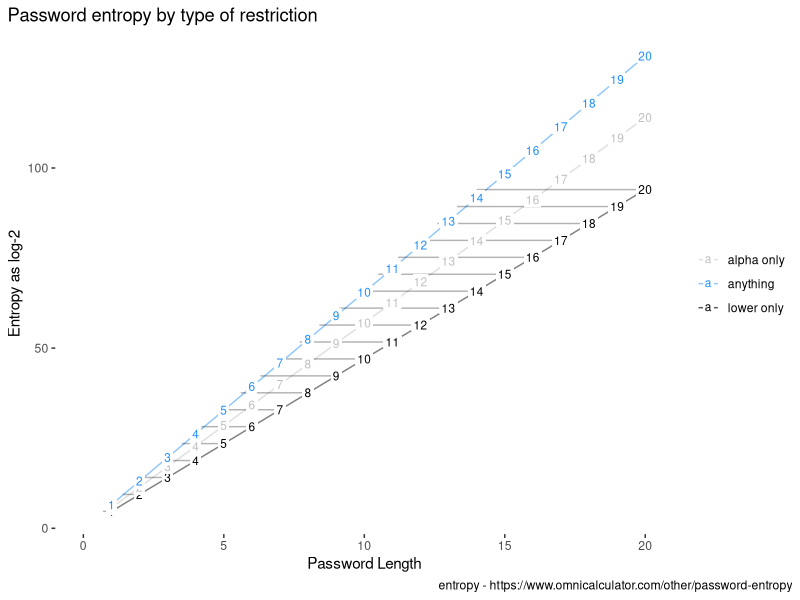

Reproduce this figure in R.
# It looks like  a complex password of length 10 has roughly the same entropy (log2(94^10) = 65) 
# as a letter-only password of length 11 (log2(52^12) = 63) 
# or a lowercase-only password of length 14 (log2(26^14) = 66). 
# Passphrases are made of words so the true entropy would be lower and a length of 16 probably makes up the difference

library(tidyverse)

n_lower <- 26
n_alpha <- 52
n_number <- 10
n_symbol <- 32
n_all <- (n_alpha + n_number + n_symbol)

res <- 
  tibble(
    type = c("lower only", "alpha only", "anything"),
    pool = c(n_lower, n_alpha, n_all),
    n = list(1:20)
  ) |> 
  unnest(n) |> 
  mutate(e = log2(pool^n)) |>  # entrphy
  print()

colors <- c(
  "anything" = "dodgerblue",
  "alpha only" = "grey75",
  "lower only" = "black"
)

res |> 
  ggplot(aes(n, e, fill = type, color = type)) +
  geom_line(
    #data = ~filter(.x, pool != n_alpha),
    aes(group = type),
    alpha = 0.5
  ) +
  geom_linerange(
    data = ~filter(.x, pool == n_lower),
    aes(xmin = n, xmax = n * 0.7),
    alpha = 0.3
  ) +
  geom_label(
    #data = ~filter(.x, pool != n_alpha),
    aes(label = n), 
    size = 3,
    fill = "white",
    label.size = 0,
    label.padding = unit(0.15, "lines")
  ) +
  scale_fill_manual(values = colors) +
  scale_color_manual(values = colors) +
  coord_cartesian(xlim = c(0, 20)) +
  theme(
    panel.background = element_blank(),
    panel.grid = element_blank(),
    plot.title.position = "plot",
    plot.caption.position = "plot"
  ) +
  labs(
    title = "Password entropy by type of restriction",
    caption = paste(
      "entropy - https://www.omnicalculator.com/other/password-entropy",
      sep = "\n"
    ),
    x = 'Password Length',
    y = "Entropy as log-2",
    color = NULL
  )
